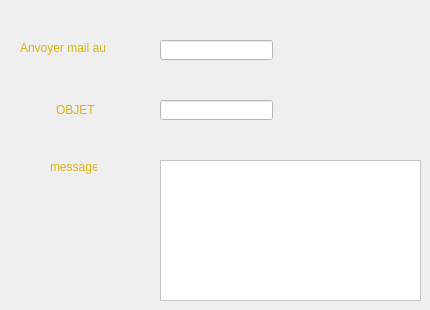
            <widget class="QWidget" name="tab">
             <attribute name="title">
              <string>mail</string>
             </attribute>
             <widget class="QLabel" name="label_11">
              <property name="geometry">
               <rect>
                <x>20</x>
                <y>40</y>
                <width>111</width>
                <height>16</height>
               </rect>
              </property>
              <property name="styleSheet">
               <string notr="true">color:#deb30f;;</string>
              </property>
              <property name="text">
               <string>Anvoyer mail au</string>
              </property>
             </widget>
             <widget class="QLineEdit" name="lineEdit_5">
              <property name="geometry">
               <rect>
                <x>160</x>
                <y>40</y>
                <width>113</width>
                <height>20</height>
               </rect>
              </property>
              <property name="styleSheet">
               <string notr="true">background-color:white;</string>
              </property>
             </widget>
             <widget class="QLabel" name="label_12">
              <property name="geometry">
               <rect>
                <x>56</x>
                <y>100</y>
                <width>41</width>
                <height>20</height>
               </rect>
              </property>
              <property name="styleSheet">
               <string notr="true">color:#deb30f;</string>
              </property>
              <property name="text">
               <string>OBJET</string>
              </property>
             </widget>
             <widget class="QLineEdit" name="lineEdit_6">
              <property name="geometry">
               <rect>
                <x>160</x>
                <y>100</y>
                <width>113</width>
                <height>20</height>
               </rect>
              </property>
              <property name="styleSheet">
               <string notr="true">color:black;
background-color:white;</string>
              </property>
             </widget>
             <widget class="QLabel" name="label_13">
              <property name="geometry">
               <rect>
                <x>50</x>
                <y>160</y>
                <width>47</width>
                <height>14</height>
               </rect>
              </property>
              <property name="styleSheet">
               <string notr="true">color:#deb30f;</string>
              </property>
              <property name="text">
               <string>message</string>
              </property>
             </widget>
             <widget class="QTextEdit" name="textEdit_2">
              <property name="geometry">
               <rect>
                <x>160</x>
                <y>160</y>
                <width>261</width>
                <height>141</height>
               </rect>
              </property>
              <property name="styleSheet">
               <string notr="true">color:black;
background-color:white;</string>
              </property>
             </widget>
            </widget>
